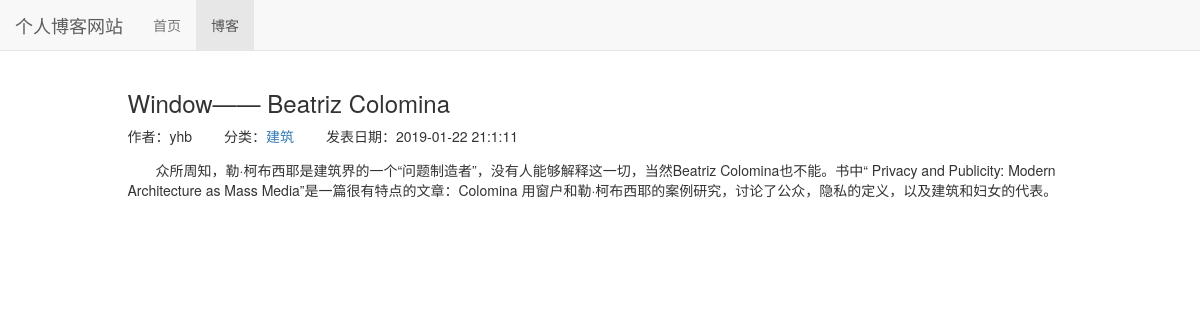
Page /blog/12 on the committed database.
### blog/models.py (models this page shows, shortened)
class Blog(models.Model):
    title = models.CharField(max_length=50)
    blog_type = models.ForeignKey(BlogType, default='', on_delete=models.DO_NOTHING)
    content = models.TextField()
    author = models.ForeignKey(User, on_delete=models.DO_NOTHING)
    created_time = models.DateTimeField(auto_now_add=True)
    last_updated_time = models.DateTimeField(auto_now_add=True)
    class Meta:
        ordering = ['-created_time']

class BlogType(models.Model):
    type_name = models.CharField(max_length=15)
    def __str__(self):
        return self.type_name

### blog/views.py (the view)
# urls.py: path('<int:blog_pk>', views.blog_detail, name="blog_detail"),
def blog_detail(request, blog_pk):
    context = {}
    context['blog'] = get_object_or_404(Blog, pk=blog_pk)
    return render_to_response('blog/blog_detail.html', context)

### blog/templates/blog/blog_detail.html (shortened to what this page needs)
{% extends 'base.html' %}
{% block nav_blog_active %}active{% endblock %}
{% load staticfiles %}
{% block header_extends %}
    <link rel="stylesheet" href="{% static 'blog/blog.css' %}">
{% endblock %}
{% block content %}
    <div class="container">
        <div class="row">
            <div class="col-xs-10 col-xs-offset-1">
                <h3>{{ blog.title }}</h3>
                <ul class="blog-info-description">
                    <li>作者：{{ blog.author }}</li>
                    <li>分类：<a href="{% url 'blogs_with_type' blog.blog_type.pk %}">{{ blog.blog_type }}</a></li>
                    <li>发表日期：{{ blog.created_time|date:"Y-m-d H:n:s" }}</li>
                </ul>
                <div class="blog-content">{{ blog.content }}</div>
            </div>
        </div>
    </div>
{% endblock %}

### static/base.css (style rules this page uses)
* { margin: 0; padding: 0; }
body { margin-top: 70px !important; }

### blog/static/blog/blog.css (style rules this page uses)
ul.blog-info-description { list-style-type: none; margin-bottom: 1em; }
ul.blog-info-description li { display: inline-block; margin-right: 2em; }
div.blog-content { text-indent: 2em; }

### rows in the picture
Blog: title "Window—— Beatriz Colomina", author "yhb", blog_type "建筑", created_time "2019-01-22 21:1:11", content "众所周知，勒·柯布西耶是建筑界的一个“问题制造者”，没有人能够解释这一切，当然Beatriz Colomina也不能。书中“ Privacy and Publicity: Modern Architecture as Mass Media”是一篇很有特点的文章：Colomina 用窗户和勒·柯布西耶的案例研究，讨论了公众，隐私的定义，以及建筑和妇女的代表。"
